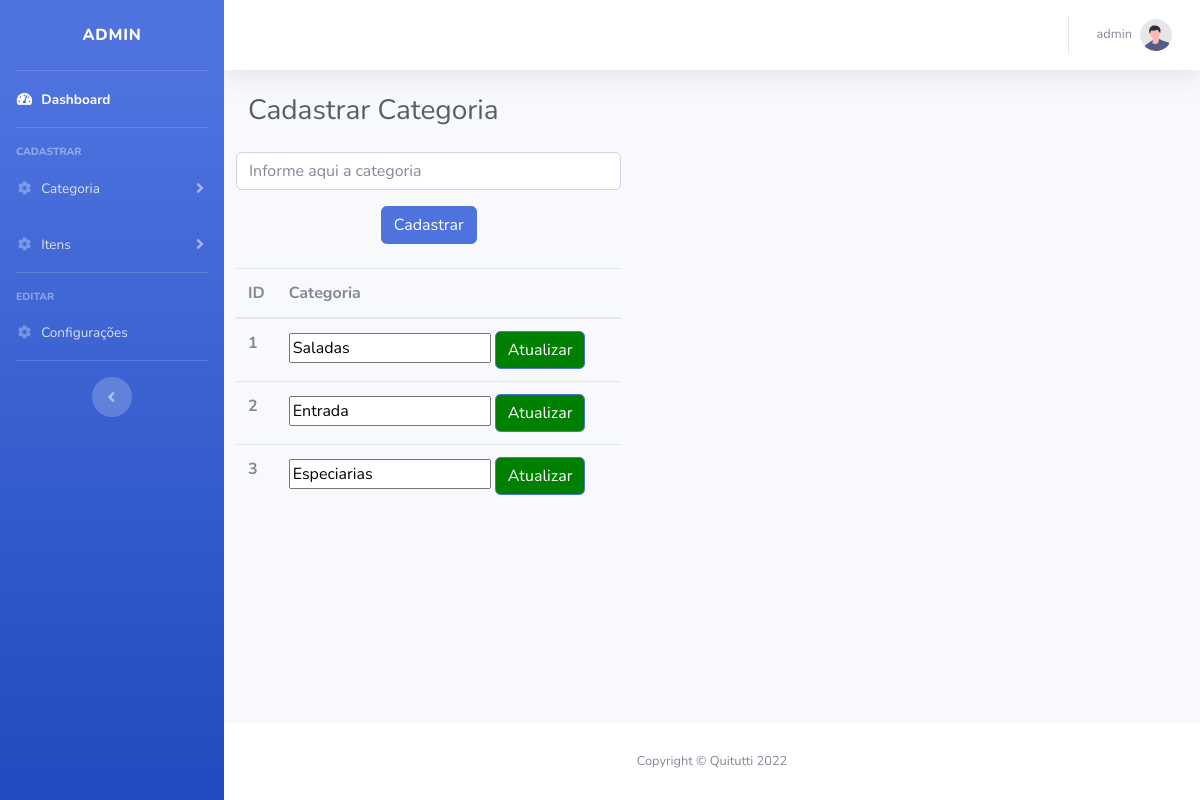
Screenshot of /admin/CadCategoria.php (signed in) with the database file from the repository.
### tables this page shows
CREATE TABLE `categoria` (
  `id_categoria` int(11) NOT NULL,
  `nome` varchar(64) NOT NULL
);

### admin/CadCategoria.php (the view, shortened to what this page needs)
<?php
include 'topo.php';
?>
<center>
                <div class="container-fluid">
                    <div class="d-sm-flex align-items-center justify-content-between mb-4">
                        <h1 class="h3 mb-0 text-gray-800">Cadastrar Categoria</h1>
                    </div>
                    <div class="row">
                        <div class="register-form">
               <form action="../BD/categoriaBD.php" method="post" data-toggle="validator" role="form">
                  <div class="form-group">
                     <input id="categoria" name="categoria" type="text" required class="form-control" placeholder="Informe aqui a categoria">
                  </div>
				  <center>
                  <button type="submit" class="btn btn-primary">Cadastrar</button><br>
				  </center>
				  </form>
				  <br>
				   <?php
    				  include("../BD/conecta.php");
$selecionaCategoria=mysqli_query($conexao, "select * from categoria order by id_categoria");
if(isset($selecionaCategoria)){
    ?>
    <table class="table">
  <thead>
    <tr>
      <th scope="col">ID</th>
      <th scope="col">Categoria</th>
      <th scope="col"></th>
    </tr>
    </thead>
    <tbody>
        <?php while($categorias=mysqli_fetch_array($selecionaCategoria)){ ?>
    <tr>
      <th scope="row">
        <?php echo $categorias['id_categoria'];?>
    </th>
      <td>
      <form action="../BD/editarNomeCategoria.php" method="post">
              <input type="text" name="nome" value="<?php echo $categorias['nome']; ?>"/>
              <button style="background-color: green !important;" type="submit" class="btn btn-primary">Atualizar</button>
              </form>
    </td>
    <td>
    </td>
    </tr>
      <?php } ?>
    </tbody>
    </table>
    <?php
}else{
    ?>
		<h3>Nenhuma categoria cadastrada no momento</h3>
		<?php } ?>
            </div>
                    </div>
                </div>
            </div>
<?php
include 'rodape.php';
?>

### rows the page displays
categoria: id_categoria "1", nome "Saladas"
categoria: id_categoria "2", nome "Entrada"
categoria: id_categoria "3", nome "Especiarias"

### other values shown
$_SESSION['usuario'] "admin"
